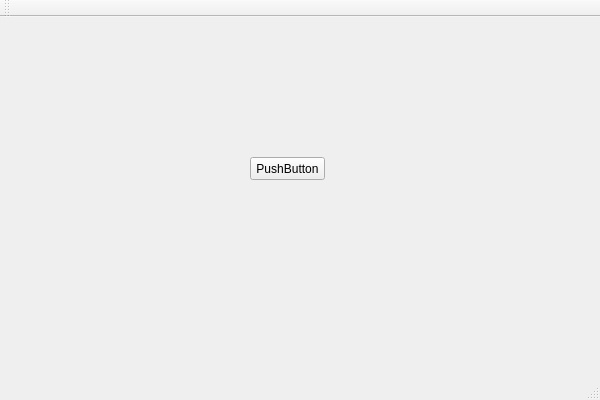
<?xml version="1.0" encoding="UTF-8"?>
<ui version="4.0">
 <class>ExpProcessQtClass</class>
 <widget class="QMainWindow" name="ExpProcessQtClass">
  <property name="geometry">
   <rect>
    <x>0</x>
    <y>0</y>
    <width>600</width>
    <height>400</height>
   </rect>
  </property>
  <property name="windowTitle">
   <string>ExpProcessQt</string>
  </property>
  <widget class="QWidget" name="centralWidget">
   <widget class="QPushButton" name="pushButton">
    <property name="geometry">
     <rect>
      <x>250</x>
      <y>140</y>
      <width>75</width>
      <height>23</height>
     </rect>
    </property>
    <property name="text">
     <string>PushButton</string>
    </property>
   </widget>
  </widget>
  <widget class="QMenuBar" name="menuBar">
   <property name="geometry">
    <rect>
     <x>0</x>
     <y>0</y>
     <width>600</width>
     <height>21</height>
    </rect>
   </property>
  </widget>
  <widget class="QToolBar" name="mainToolBar">
   <attribute name="toolBarArea">
    <enum>TopToolBarArea</enum>
   </attribute>
   <attribute name="toolBarBreak">
    <bool>false</bool>
   </attribute>
  </widget>
  <widget class="QStatusBar" name="statusBar"/>
 </widget>
 <layoutdefault spacing="6" margin="11"/>
 <resources>
  <include location="expprocessqt.qrc"/>
 </resources>
 <connections/>
</ui>
